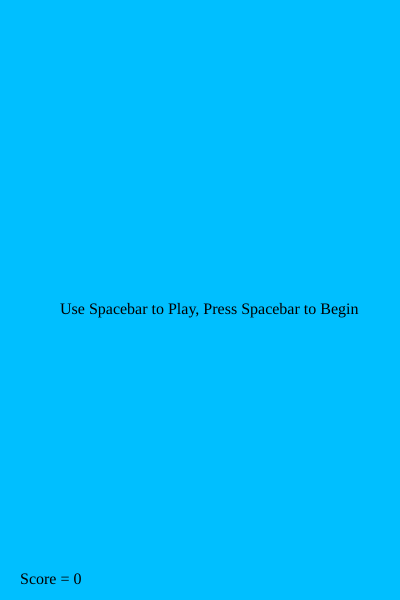
Frame 1 (no input)
Frame 60 (no input): identical to frame 1, image omitted
Frame 120 (the mouse pressed at the canvas centre since frame 60): identical to frame 1, image omitted

The p5.js sketch that drew this single still picture (run headless with seeded random() and noise() and a simulated clock; from frame 60 on, the mouse is pressed at the canvas centre):

// p5.js sketch
// ── sketch.js
let bird; //bird object, only ever need one
let pipes = []; //pipe array

let pipeSpacing = 160;
let pipeOpeningMin = 150;
let pipeOpeningMax = 300;
let gravity = 0.5;
let speed = 2;
let points = 0
let beginGame = false

function setup() {
  createCanvas(400, 600);
  scoreElem = createDiv('Score = 0');
  scoreElem.position(20, height - 30);
  scoreElem.style('color', 'black');

  textElem = createDiv('Use Spacebar to Play, Press Spacebar to Begin');
  textElem.position((width / 2) - 140, height / 2);
  textElem.style('color', 'black');
}

function draw() {
  background(0, 191, 255); //dark syk blue background
  //wait to begin the game until space bar is pressed
  if (beginGame == true) {
    //iterate through pipes backwards because I am removing items from array
    for (let i = pipes.length - 1; i >= 0; i--) {
      pipes[i].show();
      pipes[i].update();
      //delete pipes that move off screen from array
      if (pipes[i].offscreen()) {
        pipes.splice(i, 1);
      }
      //detect if bird passes through pipe and add a point
      if (pipes[i].passes(bird)) {
        gamePoint()
      }
      //game starts over if bird touches pipe
      if (pipes[i].touches(bird)) {
        gameOver();
      }
    }

    //update and show the bird
    bird.update();
    bird.show();

    //add new pipes based on pipeSpacing varible, gets more diffucult over time
    if (frameCount % pipeSpacing == 0) {
      pipes.push(new Pipe());
    }
  }
}

//gets called when a point needs to be added
function gamePoint() {
  points++;
  scoreElem.html('Score = ' + (points));

  //increese the dificulty every 5 points, modify game elements
  if (points % 5 == 0) {
    pipeSpacing = pipeSpacing - 10;
    pipeOpeningMin = pipeOpeningMin - 10;
    pipeOpeningMax = pipeOpeningMax - 20;
    gravity = gravity + 0.075;
  }

}

//runs when the game is over
function gameOver() {
  //clears all pipes from the pipe array
  for (let i = pipes.length - 1; i >= 0; i--) {
    pipes.splice(i, 1);
  }
  //displays score using popup message
  alert("GAME OVER\nYour Score Was : " + points + "\n\nPress OK/ Close or Enter Key to Start a New Game");
  points = 0; //reset points
  scoreElem.html('Score = ' + (points)); //update points display
  beginGame = false //set boolen to false and will wait for spacebar
  textElem.html('Use Spacebar to Play, Press Spacebar to Begin');


}

function startGame() {
  bird = new Bird(); //create the bird
  pipes.push(new Pipe()); //create a pipe by adding to the array
  //resets all the game elements and stats
  pipeSpacing = 160;
  pipeOpeningMin = 150;
  pipeOpeningMax = 300;
  gravity = 0.5;
  speed = 2;
  points = 0
}

function keyPressed() {
  if (key == ' ') {
    //this action is run when each game begins
    if (beginGame == false) {
      beginGame = true; //allows the draw loop to run
      startGame();
      textElem.html(''); //clears the on screen text
    }
    bird.up(); //moves the bird up
    bird.wingUp = true; //when the spacebar is pressed the bird will change its wing position
  }

}

function keyReleased() {
  bird.wingUp = false; //return the wing to normal when spacebar is releaced
}
// ── bird.js
class Bird {
  constructor() {
    this.ypos = height / 2;
    this.xpos = 64; //the birds x postion is fixed the entire game
    this.rad = 16; //raduis of bird

    this.lift = -15;
    this.velocity = 0;
    this.wingUp = false;
  }

  show() {
    //draw the bird
    push();
    translate(this.xpos, this.ypos)
    noStroke();
    fill(255);
    ellipse(0, 0, this.rad * 2); //body
    fill(255, 0, 0)
    triangle(15, 0, 15, 8, 25, 5); //beak
    fill(0);
    ellipse(10, -5, 4) //eye
    if (this.wingUp) {
      fill(200);
      triangle(10, -0, -15, 8, -25, -8); //wing up
    } else {
      fill(230);
      triangle(10, -0, -15, 3, -10, 16); //wing down
    }
    pop();
  }

  //this gets called when the spacebar is pressed, moves the bird up
  up() {
    this.velocity += this.lift;
  }

  //physics engine
  update() {
    this.velocity += gravity;
    this.velocity *= 0.9;
    this.ypos += this.velocity;

    if (this.ypos > height) {
      this.ypos = height;
      this.velocity = 0;
    }

    if (this.ypos < 0) {
      this.ypos = 0;
      this.velocity = 0;
    }
  }
}
// ── pipe.js
class Pipe {
  constructor() {
		
    //size of opening in pipe determined by varibles
    let spacing = random(pipeOpeningMin, pipeOpeningMax);
    //center of the pipe opening can vary in the y axis
    let center = random(spacing, height - spacing);

    
    this.top = center - spacing / 2;	//top pipe
    this.topY = 0		//top pipe
    this.bottom = height - (center + spacing / 2); //bottom pipe
    this.bottomY = height - this.bottom; //bottom pipe
    this.xpos = width; //xpos of pipes
    this.width = 50;		//width of pipes
    
    this.highlight = false;
  }

  touches(bird) {
		//determins intersection of bird and top and bottom pipe
    if ( //top pipe
      bird.xpos + bird.rad > this.xpos &&
      bird.ypos + bird.rad > this.topY &&
      bird.xpos - bird.rad < this.xpos + this.width &&
      bird.ypos - bird.rad < this.topY + this.top ||

      //bottom pipe
      bird.xpos + bird.rad > this.xpos &&
      bird.ypos + bird.rad > this.bottomY &&
      bird.xpos - bird.rad < this.xpos + this.width &&
      bird.ypos - bird.rad < this.bottomY + this.bottom) {
      this.highlight = true;
      return true;
    } else {
      this.highlight = false;
      return false;
    }
  }

  //detects when bird passes through pipes
  passes(bird) {
    if (
      bird.xpos <= (this.xpos + this.width + 1) &&
      bird.xpos >= (this.xpos + this.width)
    ) {
      return true;
    } else {
      return false;
    }
  }

  show() {
    noStroke();
    fill(255);
    if (this.highlight) {
      fill(125, 255, 85);
    }
    //(x,y,w,h)
    rect(this.xpos, this.topY, this.width, this.top); //top pipe
    rect(this.xpos, this.bottomY, this.width, this.bottom); //bottom pipe
  }

  //moves the pipes
  update() {
    this.xpos -= speed;
  }

  //detects when pipe is off screen
  offscreen() {
    if (this.xpos < -this.width) {
      return true;
    } else {
      return false;
    }
  }
}
